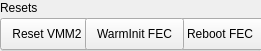
   <widget class="QGroupBox" name="groupBox_13">
    <property name="geometry">
     <rect>
      <x>10</x>
      <y>370</y>
      <width>261</width>
      <height>51</height>
     </rect>
    </property>
    <property name="title">
     <string>Resets</string>
    </property>
    <widget class="QPushButton" name="fec_reset">
     <property name="enabled">
      <bool>true</bool>
     </property>
     <property name="geometry">
      <rect>
       <x>174</x>
       <y>18</y>
       <width>92</width>
       <height>32</height>
      </rect>
     </property>
     <property name="font">
      <font>
       <family>Arial</family>
       <pointsize>9</pointsize>
      </font>
     </property>
     <property name="text">
      <string>Reboot FEC</string>
     </property>
    </widget>
    <widget class="QPushButton" name="asic_reset">
     <property name="enabled">
      <bool>true</bool>
     </property>
     <property name="geometry">
      <rect>
       <x>0</x>
       <y>18</y>
       <width>94</width>
       <height>32</height>
      </rect>
     </property>
     <property name="font">
      <font>
       <family>Arial</family>
       <pointsize>9</pointsize>
      </font>
     </property>
     <property name="text">
      <string>Reset VMM2</string>
     </property>
    </widget>
    <widget class="QPushButton" name="fec_WarmInit">
     <property name="enabled">
      <bool>true</bool>
     </property>
     <property name="geometry">
      <rect>
       <x>85</x>
       <y>18</y>
       <width>99</width>
       <height>32</height>
      </rect>
     </property>
     <property name="font">
      <font>
       <family>Arial</family>
       <pointsize>9</pointsize>
      </font>
     </property>
     <property name="text">
      <string>WarmInit FEC</string>
     </property>
    </widget>
   </widget>
